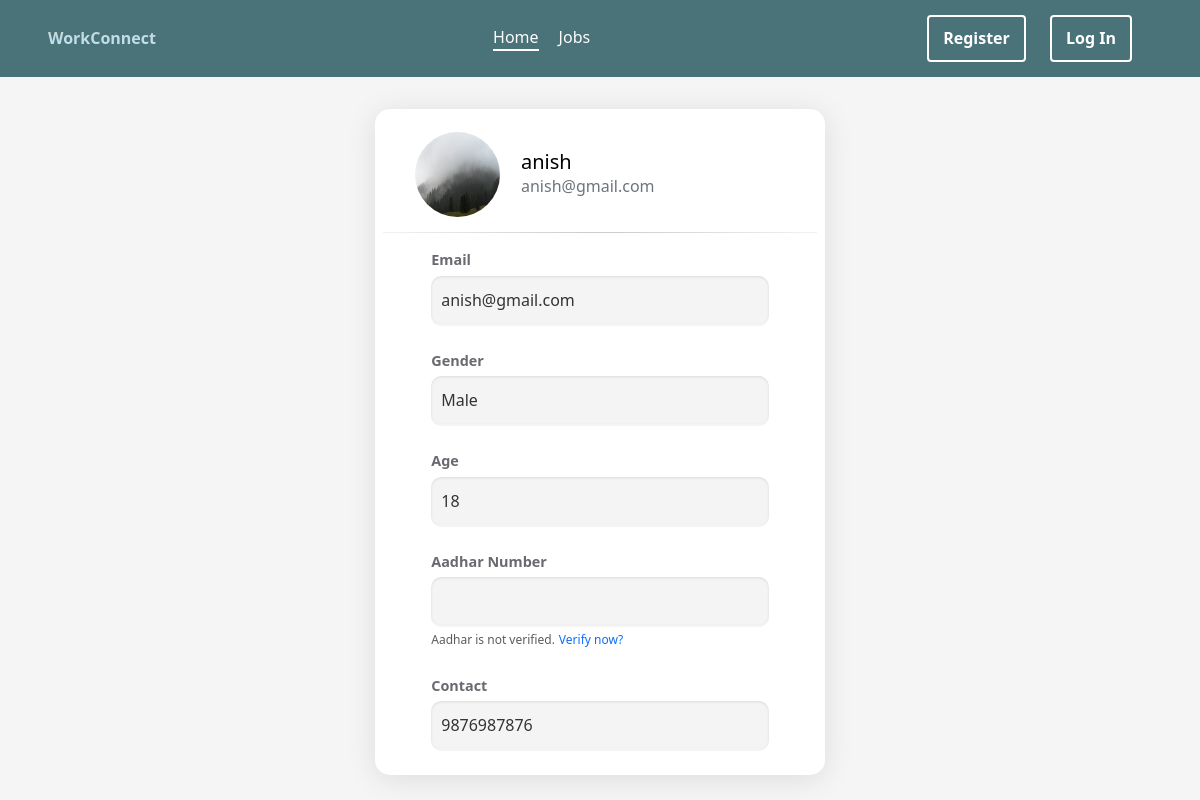
The app's page /newco/user/anish, older data.
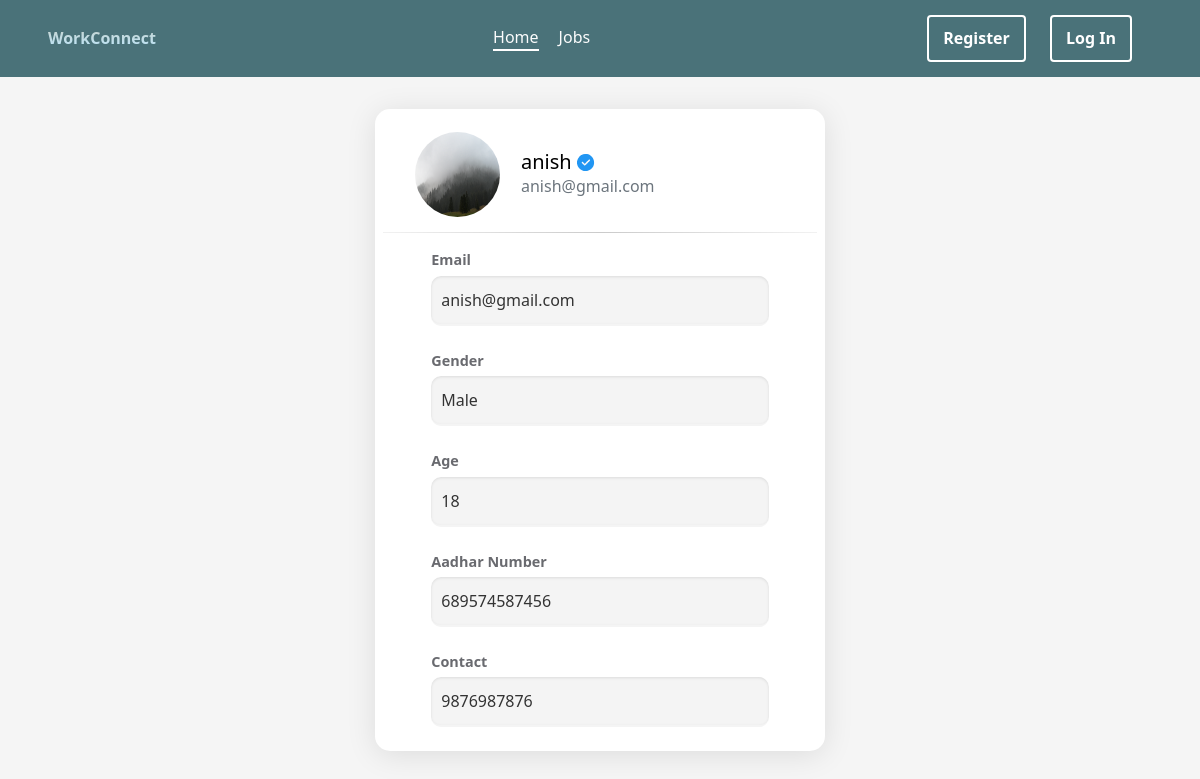
The same page, newer data.
### newco/models.py (models this page shows, shortened)
class UserProfile(models.Model):
    user = models.OneToOneField(User, on_delete=models.CASCADE)
    age = models.IntegerField()
    phno = models.IntegerField()
    gender = models.CharField(max_length=8)
    is_verified = models.BooleanField(default=False)
    aadhar = models.CharField(max_length=12,default="")
    profilepic = models.ImageField(default='default.jpg',unique=False,upload_to='profile_pics/')
    aadharpdf = models.FileField(upload_to="ssn/",null=True,blank=True, validators=[FileExtensionValidator(allowed_extensions=['pdf'])])
    pdfpsd = models.CharField(max_length=8,default="")

### newco/views.py (the view, shortened to what this page needs)
# urls.py: path('user/<str:uname>',views.profile,name='profile'),
def profile(request:HttpRequest,uname):
    try:
        user = User.objects.get(username=uname)
        u1 = UserProfile.objects.get(user=user)
        user_dict = model_to_dict(user)
        user_in_applied_job = Job.objects.filter(applied=user).exists()
        u1_dict = model_to_dict(u1)
        user_dict.update(u1_dict)
        user_profile = get_object_or_404(UserProfile, user=user)
        return render(request, 'newco/profile.html', {'loggeduser': user_dict,'is_applied':user_in_applied_job})
    except User.DoesNotExist:
        return HttpResponse(f'Error: User {uname} does not exist')

### newco/templates/newco/profile.html (shortened to what this page needs)
{% extends 'newco/layout.html' %}
{% load static %}
{% block body %}
<div class="w-100 h-auto mt-3 center bg-transparent flex-column">
    <div class="h-auto mt-3 form nothover mb-3" style="width: 450px;">
        <form method="post" enctype="multipart/form-data" action="{% url 'pfp-upload' %}">
            <div class="d-flex position-absolute mt-3 media center justify-content-start" id="divpfp" style="width: 420px;height: 100px; position: relative;">
                <img onclick="openFileInput()" class="rounded-circle profile-picture" id="pfpimg" src="/newco{{ loggeduser.profilepic.url }}">
            </div>
            <div class="d-inline-block center media-body" style="z-index: 24;margin-left: 28%;margin-top: 7%;padding: 10px 20px;">
                <h5 class="m-0" style="z-index: 22;">{{ loggeduser.username }}
                </h5>
                <p class="text-secondary" style="z-index: 22;">{{ loggeduser.email }}</p>
            </div>
        </form>
        <form action="" method="post">
            <hr class="m-2 style-one">
            <div class="center w-100 mt-1 flex-column" >
                <div class="w-75 mt-2 mb-4">
                    <label class="label" for="email">Email</label>
                    <input class="w-100 en" id="email" name="email"  value="{{ loggeduser.email }}" disabled type="text">
                </div>
                <div class="w-75 mb-4">
                    <label class="label" for="gender">Gender</label>
                    <input class="w-100" id="gender" name="gender" disabled type="text" value="{{ loggeduser.gender }}">
                </div>
                <div class="w-75 mb-4">
                    <label class="label" for="age">Age</label>
                    <input class="w-100 en" id="age" name="age" disabled type="text"  value="{{ loggeduser.age }}">
                </div>
                {% if request.user.username in request.path %}
                <div class="w-75 mb-4">
                    <label class="label" for="ssn">Aadhar Number</label>
                    <input class="w-100" id="ssn" name="ssn" disabled type="text"  value="{{ loggeduser.aadhar }}">
                    {% if loggeduser.aadhar == "" %}
                    <div class="note"><div class="d-inline-flex text-muted" >
                        Aadhar is not verified.</div><a class="m-1 a-hover" href="{% url 'update_aadhar' request.user.username %}">Verify now?</a></div>
                    {% elif not loggeduser.is_verified and loggeduser.aadhar != '-' %}
                        <div class="note"><div class="d-inline-flex text-muted">
                        Aadhar is being verified</div></div>
                    {% elif not loggeduser.is_verified and loggeduser.aadhar == '-' %}
                        <div class="note"><div class="d-inline-flex text-muted">Verification has been declined.</div><a class="m-1 a-hover" href="{% url 'update_aadhar' request.user.username %}">Verify again?</a></div>
                    {% endif %}
                </div>
                {% endif %}
                {% if request.user.username == loggeduser.username or is_applied %}
                    <div class="w-75 mb-4">
                        <label class="label" for="phno">Contact</label>
                        <input class="w-100 en" pattern="\d{0,10}" id="phno" name="phno" disabled type="text" value="{{ loggeduser.phno }}">
                    </div>
                {% endif %}
            </div>
        </form>
    </div>
</div>
{% endblock %}

Row changes from the older to the newer data that the page shows:
changed UserProfile "Male": ssn (not shown) → "689574587456"
Text that changed along with them:
text no longer shown: "Aadhar is not verified. Verify now?"
